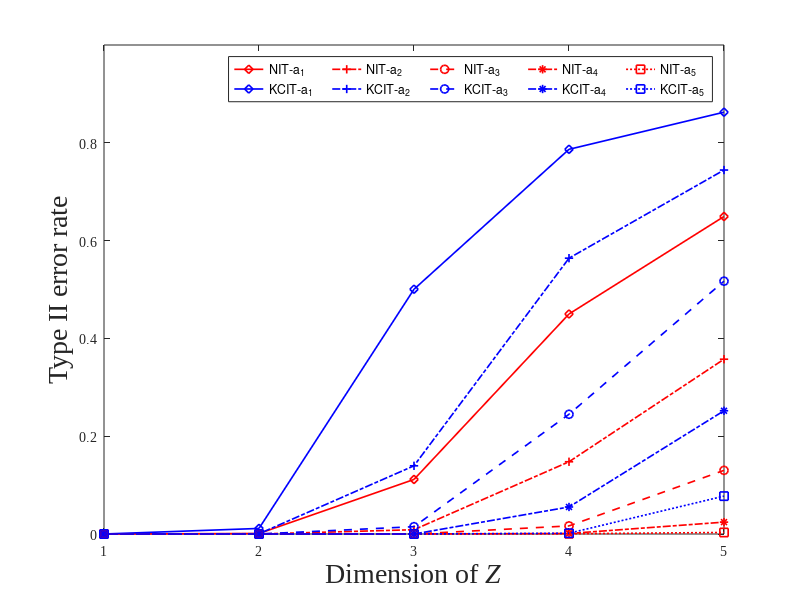

The MATLAB script that drew this image:
clear
clc
lw = 1.2;
load Case2TypeII.mat
d = TypeII
x = 1:5
nit1 = d(1,:);
nit2 = d(2,:);
nit3 = d(3,:);
nit4 = d(4,:);
nit5 = d(5,:);
k1 = d(6,:);
k2 = d(7,:);
k3 = d(8,:);
k4 = d(9,:);
k5 = d(10,:);
plot(x,nit1,'-dr','LineWidth',lw)
hold on
plot(x,k1,'-db','LineWidth',lw)
hold on
plot(x,nit2,'-.+r','LineWidth',lw)
hold on
plot(x,k2,'-.+b','LineWidth',lw)
hold on
plot(x,nit3,'--or','LineWidth',lw)
hold on
plot(x,k3,'--ob','LineWidth',lw)
hold on
plot(x,nit4,'-.*r','LineWidth',lw)
hold on
plot(x,k4,'-.*b','LineWidth',lw)
hold on
plot(x,nit5,':sr','LineWidth',lw)
hold on
plot(x,k5,':sb','LineWidth',lw)
hold on
% grid minor
xticks([1 2 3 4 5])
set(gca,'Fontname', 'Times New Roman')
yticks([0 0.2 0.4 0.6 0.8])
legend('NIT-a_1','KCIT-a_1','NIT-a_2','KCIT-a_2','NIT-a_3','KCIT-a_3','NIT-a_4','KCIT-a_4','NIT-a_5','KCIT-a_5','NumColumns',5)
xlabel('Dimension of \itZ','FontName','Times New Roman','FontSize',20);
ylabel('Type II error rate','FontName','Times New Roman','FontSize',20);